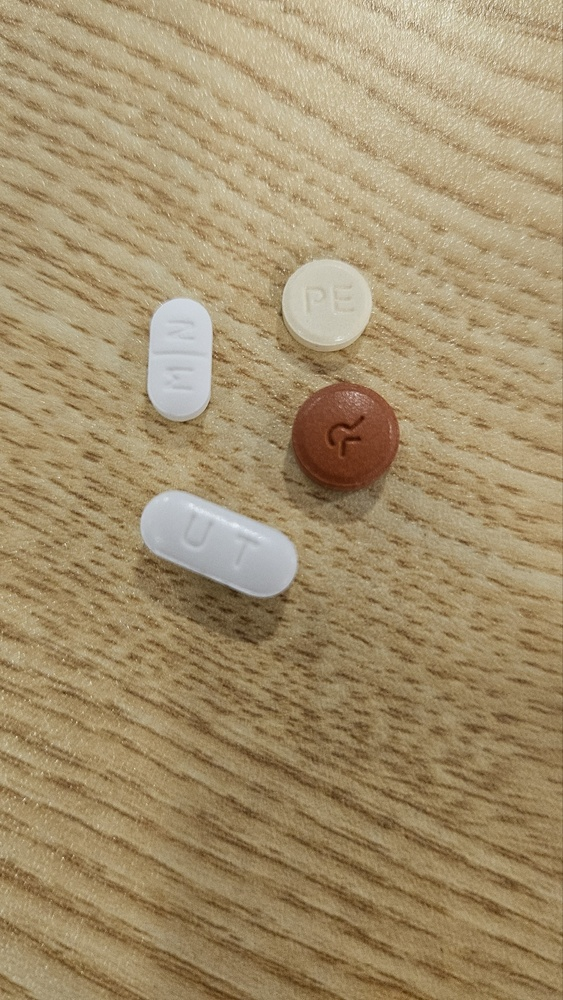
#> input picture modeling/segment/images/original/test1.jpg, 563 x 1000 px, shrunk from 901 x 1600 before the run
$ jupyter execute --allow-errors 01_fastsam_segment_baseline.ipynb
#> lines starting #> are read from the running program, lines starting #| are printed output that depends on the picture
# FastSam을 활용한 알약 이미지 배경 제거

- 목표 : fastsam을 활용한 알약 이미지 배경 제거
사용자가 찍은 알약 이미지 데이터의 경우 배경이 다양할 것으로 예상됨, 이에 따라 YOLO 객체 탐지 결과의 영향이 있을 가능성이 높다
따라서, 알약 이미지 배경 제거를 통해 객체 탐지 효과를 높이는 것을 최종 목표로 한다.

# 모델 테스트

[cell 1]
from ultralytics import FastSAM

#> (the rest of this cell did not finish here and is left out)

[cell 2]
source = "./images/original/test1.jpg"

#> (the rest of this cell did not finish here and is left out)

#> (a cell that did not finish here is left out)

#> (a cell that did not finish here is left out)

[cell 5]
import matplotlib.pyplot as plt

#> (the rest of this cell did not finish here and is left out)

# 데이터 불러오기

[cell 6]
original_image_path = "./images/original/"
result_image_path = "./images/results/"

[cell 7]
import matplotlib.pyplot as plt
import cv2

[cell 8]
# 테스트용 데이터를 불러옵니다
source_path = "test1.jpg"
test_image_source = original_image_path + source_path

[cell 9]
original_image = cv2.imread(test_image_source)
#> original_image is the input picture: shape (1000, 563, 3); mean B, G, R 108.4, 143.9, 163.6
original_image = cv2.cvtColor(original_image, cv2.COLOR_BGR2RGB)
plt.imshow(original_image)
plt.axis("off")
plt.show()

## 예상 되는 문제와 해결 방법

### 1) 알약과 비슷한 색의 배경의 경우 객체 탐지가 어려울 수 있음

해결 방법:
- 흰 배경/흰 물체는 색상보다 밝기 차를 활용해야함, RGB→LAB/HSV로 바꿔 L(밝기) 또는 S(채도) 기반 대비 높임
- CLAHE(밝기 채널 국부 대비 향상), 샤픈/언샵 마스크, 에지 강화(가우시안 후 Canny)로 알약과 배경사이의 경계 특징을 증강
- 배경이 완전 흰색이면 미세한 음영/그림자가 힌트이므로 감마 보정(γ<1) 활용

### 2) 알약이 아닌 데이터 또한 탐지
알약 이외의 배경과 확연이 구분되는 물체나 글자 등이 탐지 될 수 있다

해결 방법:
- 후처리 필터링
    - 크기(면적) 필터링:
        - 알약의 일반적인 크기 범위를 벗어나는 매우 작거나 큰 영역은 제외
        ex) 배경의 작은 점이나 얼룩, 또는 알약 전체 면적을 훨씬 초과하는 큰 물체를 제거
    - 형태(종횡비, 원형도) 필터링:
        - 알약은 보통 원형 또는 타원형에 가까움
        - 종횡비(aspect ratio)가 매우 크거나 불규칙한 형태의 영역을 제외하여 글자나 기타 배경 노이즈를 제거
    - 색상 필터링: 특정 색상의 배경 노이즈(예: 검은색 글자)를 제거

- 도메인 특화 모델 미세 조정(Fine-tuning): 알약 이미지 데이터셋에 대해 FastSAM을 추가로 학습(fine-tuning)

# 데이터 전처리

## LAB 변환

[cell 10]
import cv2
import matplotlib.pyplot as plt

def adjust_lab(image):
    # RGB 이미지를 LAB 색 공간으로 변환
    image_lab = cv2.cvtColor(image, cv2.COLOR_RGB2LAB)
#> image_lab: shape (1000, 563, 3); mean of channels 0, 1, 2 154.4, 130.2, 149.8

    # L(밝기), A(초록-빨강), B(파랑-노랑) 채널로 분리
    l_channel, _, _ = cv2.split(image_lab)
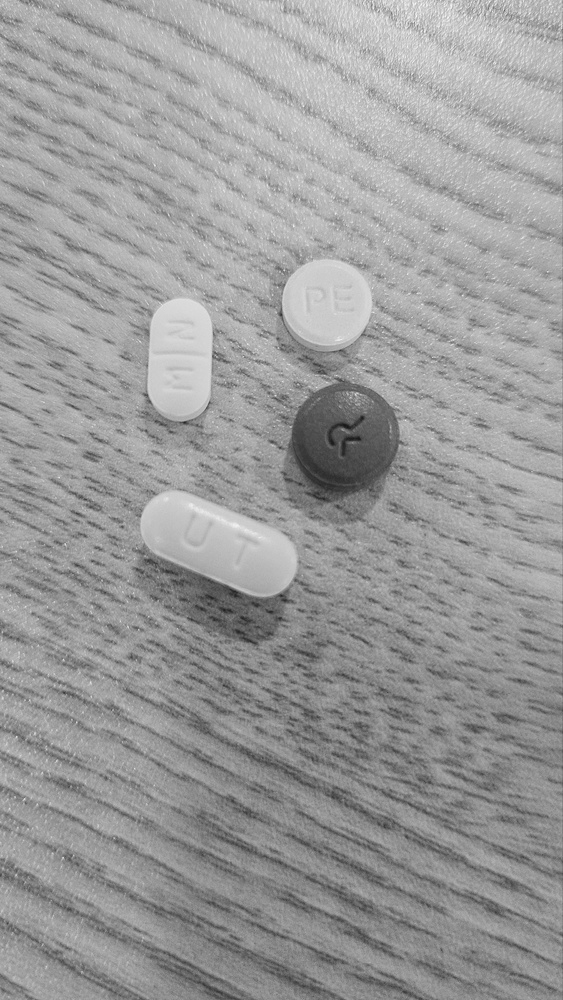
#> l_channel: shape (1000, 563); min 23, max 249, mean 154.4
    l_channel_image = cv2.cvtColor(l_channel, cv2.COLOR_GRAY2RGB)

    return l_channel_image

# Test
l_channel_image = adjust_lab(original_image)

plt.figure(figsize=(10, 5))

plt.subplot(1, 2, 1)
plt.imshow(original_image)
plt.title('Original RGB Image')
plt.axis('off')

plt.subplot(1, 2, 2)
plt.imshow(l_channel_image, cmap='gray')
plt.title('L Channel > RGB')
plt.axis('off')

plt.show()
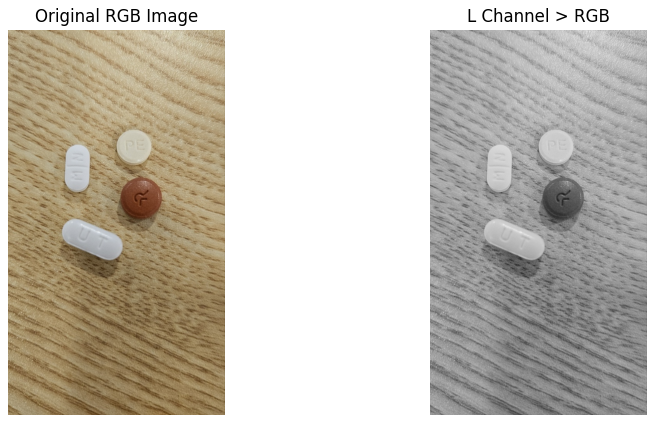
#> figure drawn by matplotlib, 2 panels

## 감마 보정(γ<1)
감마 보정은 이미지의 전체적인 밝기 분포를 조절하는 기법입니다. 픽셀 값에 감마(γ) 값을 적용하여 새로운 픽셀 값을 계산합니다.

[cell 11]
# 대비 높이기
import cv2
import numpy as np
import matplotlib.pyplot as plt

def adjust_gamma(image, gamma=1.0):
    # LUT(Look-Up Table)를 사용하여 픽셀 값을 매핑합니다.
    # 256개 픽셀 값(0-255)에 대해 미리 계산된 감마 보정 값을 저장합니다.
#> called with gamma = 0.5
    invGamma = 1.0 / gamma
    table = np.array([((i / 255.0) ** invGamma) * 255
                      for i in np.arange(0, 256)]).astype("uint8")

    # LUT를 적용하여 이미지를 변환합니다.
    return cv2.LUT(image, table)
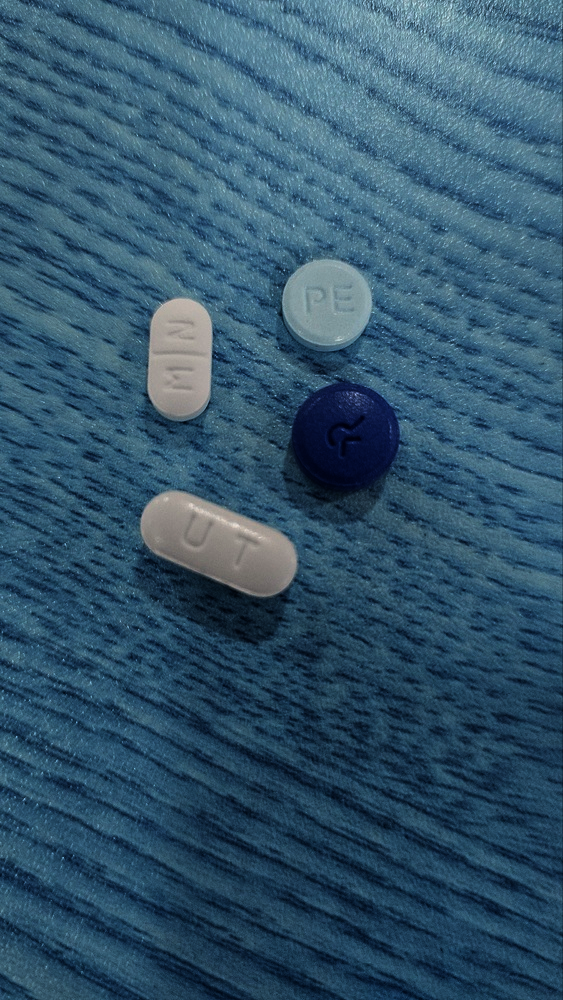
#> returned value: shape (1000, 563, 3); mean of channels 0, 1, 2 107, 84.4, 50.2; drawn as B, G, R

# Test
gamma_low = 0.5  # 이미지를 더 밝게 (음영 강조)
gamma_image_low = adjust_gamma(original_image, gamma=gamma_low)

fig, axes = plt.subplots(1, 2, figsize=(10, 5))

axes[0].imshow(original_image)
axes[0].set_title('Original Image')
axes[0].axis('off')

axes[1].imshow(gamma_image_low)
axes[1].set_title(f'Gamma Correction ({gamma_low})')
axes[1].axis('off')

plt.tight_layout()
plt.show()
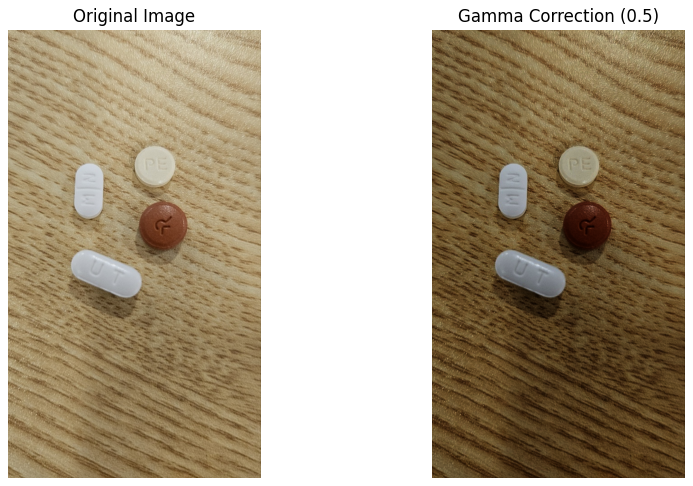
#> figure drawn by matplotlib, 2 panels

$ run again, with modeling/segment/images/original/test2.jpg copied over modeling/segment/images/original/test1.jpg
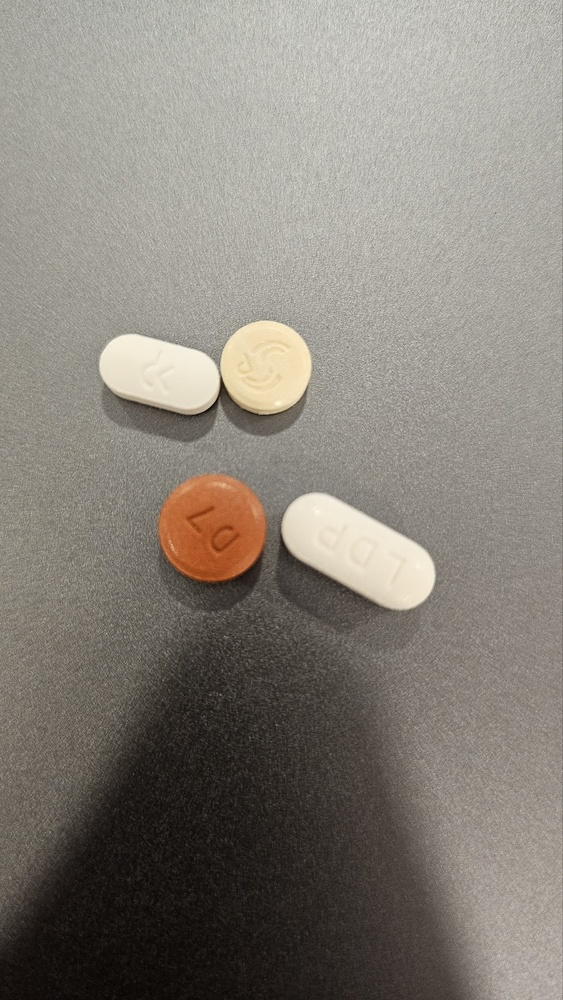
#> input picture modeling/segment/images/original/test2.jpg, 563 x 1000 px, shrunk from 901 x 1600 before the run
#> original_image is the input picture: shape (1000, 563, 3); mean B, G, R 120.8, 129.3, 134.8
#> image_lab: shape (1000, 563, 3); mean of channels 0, 1, 2 136.2, 128.7, 133.4
#> in adjust_gamma, `return cv2.LUT(image, table)`:
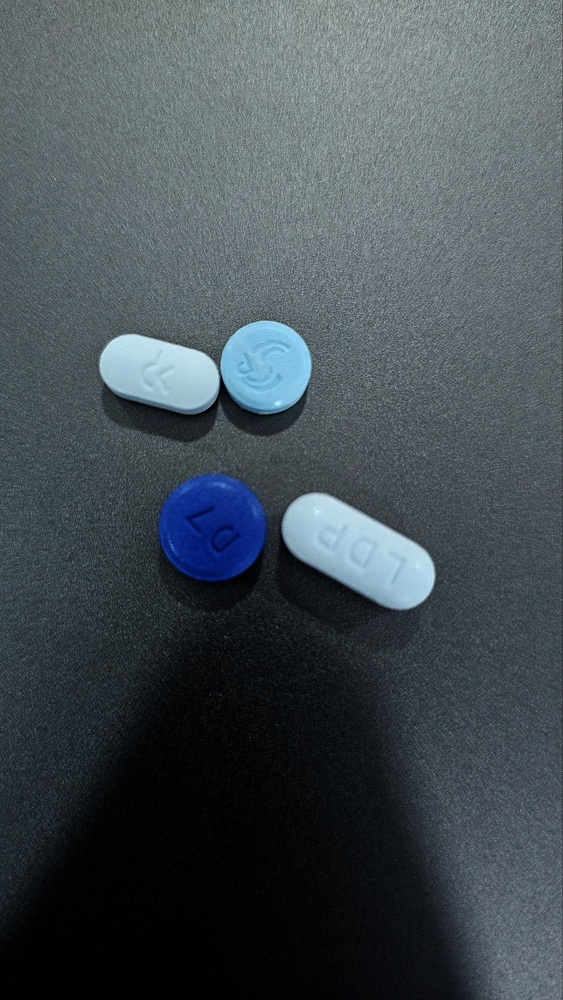
#> returned value: shape (1000, 563, 3); mean of channels 0, 1, 2 83.4, 77.8, 68.8; drawn as B, G, R
#> `plt.show()`:
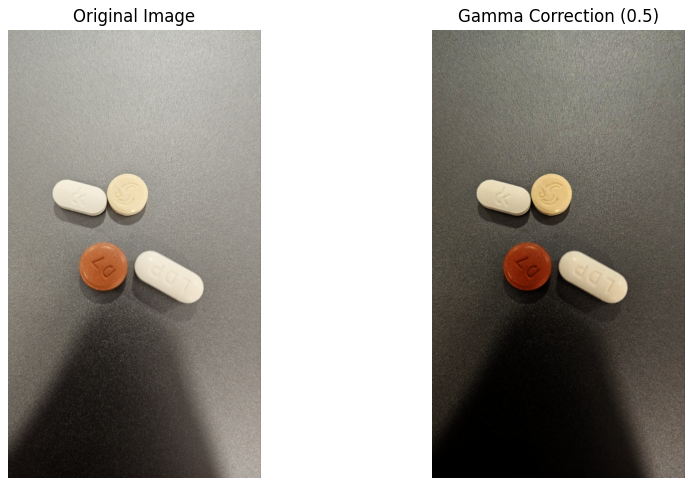
#> figure drawn by matplotlib, 2 panels

$ run again, with modeling/segment/images/original/test3.jpg copied over modeling/segment/images/original/test1.jpg
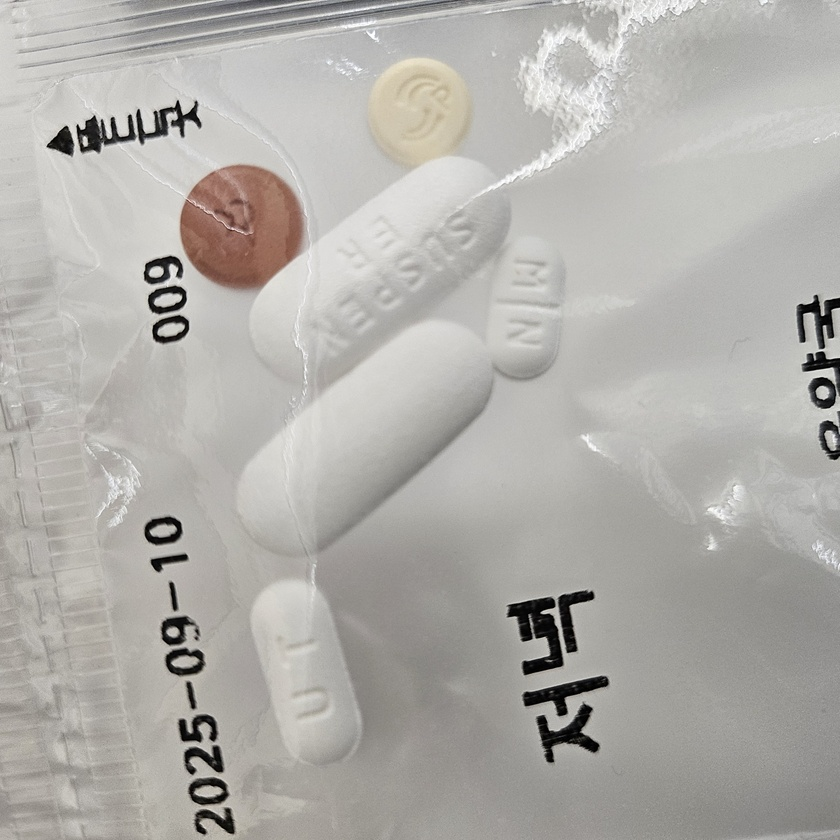
#> input picture modeling/segment/images/original/test3.jpg, 840 x 840 px, shrunk from 1496 x 1496 before the run
#> original_image is the input picture: shape (840, 840, 3); mean B, G, R 169.6, 174.1, 176.2
#> image_lab: shape (840, 840, 3); mean of channels 0, 1, 2 181, 128.1, 130.6
#> in adjust_gamma, `return cv2.LUT(image, table)`:
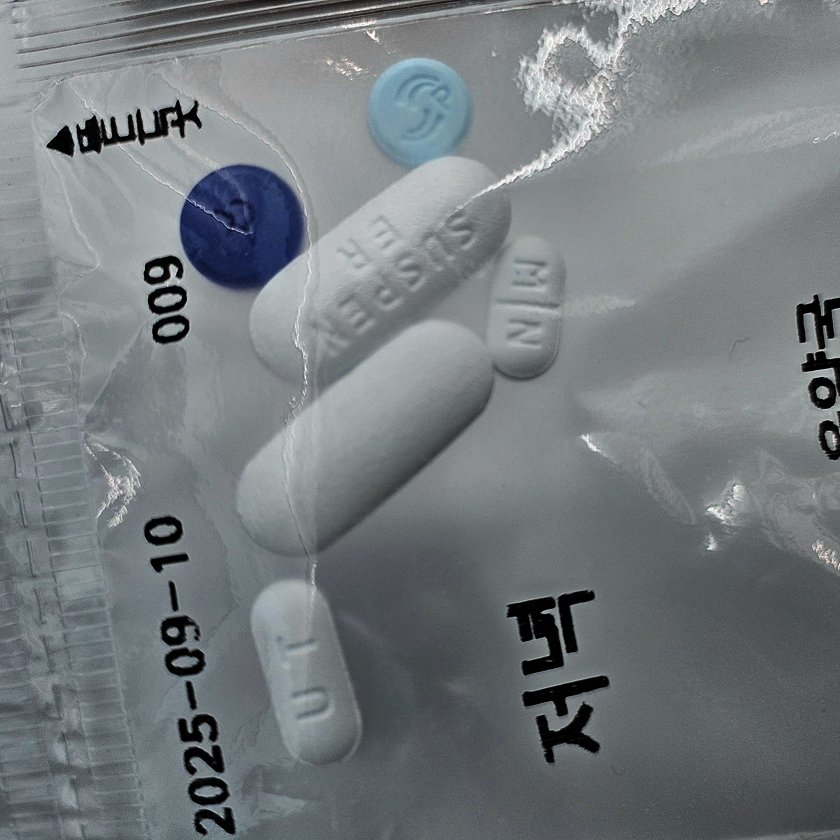
#> returned value: shape (840, 840, 3); mean of channels 0, 1, 2 125.3, 122.6, 116.6; drawn as B, G, R
#> `plt.show()`:
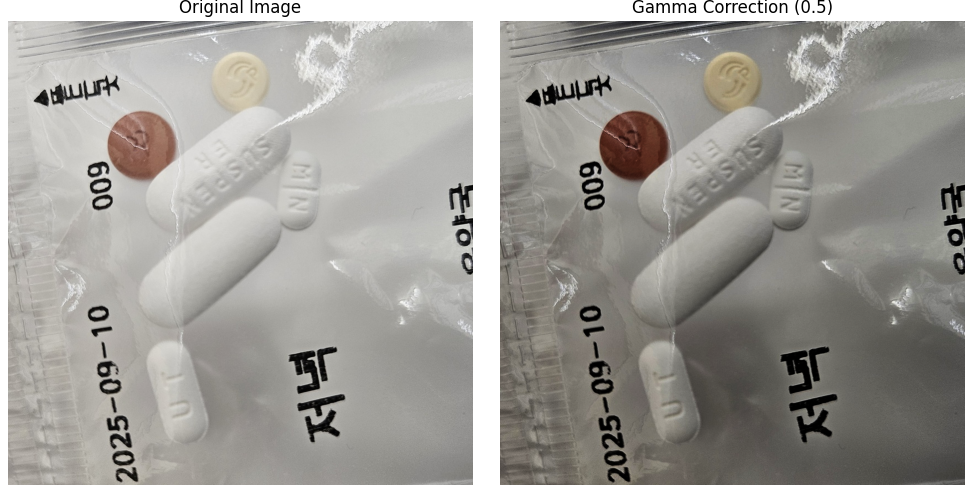
#> figure drawn by matplotlib, 2 panels
